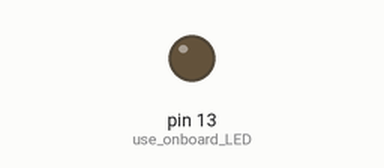
This sketch was run on a simulated Arduino Uno, built with avr-gcc and run on an emulated ATmega328P. Shown: output pins drawn as LEDs (lit = HIGH).

Above: at 5.3 s.
At 10.5 s:
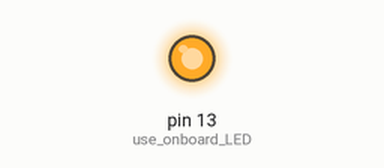
Timing chart, 0 to 16.9 s (numbered marks = the images above):
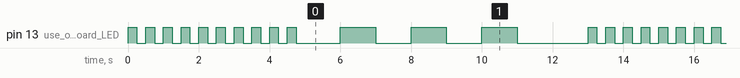

The sketch:

listing10-6.ino
```cpp
void setup() {
  pinMode(13, OUTPUT); // use onboard LED
}

void blinkType(int blinks, int duration)
// blinks is the number of times to blink the LED
// duration is the length of time in ms for each on and off cycle
{
  for (int i = 0; i < blinks; i++)
  {
    digitalWrite(13, HIGH);
    delay(duration);
    digitalWrite(13, LOW);
    delay(duration);
  }
}

void loop()
{
  // blink LED ten times, with 250ms duration
  blinkType(10, 250);
  delay(1000);
  // blink LED three times, with one second duration
  blinkType(3, 1000);
  delay(1000);
}
```

Measured:
- by itself, pin 13 (use_onboard_LED): moves between LOW and HIGH, repeating every 13.0 s
- by itself, everything shown: repeats every 13.0 s, in 26 steps
